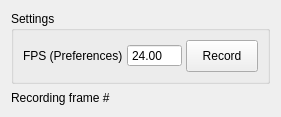
<?xml version="1.0" encoding="UTF-8"?>
<ui version="4.0">
 <class>Form</class>
 <widget class="QWidget" name="Form">
  <property name="geometry">
   <rect>
    <x>0</x>
    <y>0</y>
    <width>277</width>
    <height>117</height>
   </rect>
  </property>
  <property name="windowTitle">
   <string>Form</string>
  </property>
  <layout class="QVBoxLayout" name="verticalLayout">
   <item>
    <widget class="QGroupBox" name="settingsGroupBox">
     <property name="title">
      <string>Settings</string>
     </property>
     <layout class="QVBoxLayout" name="verticalLayout_2">
      <item>
       <widget class="QWidget" name="widget" native="true">
        <layout class="QHBoxLayout" name="horizontalLayout">
         <property name="spacing">
          <number>4</number>
         </property>
         <property name="leftMargin">
          <number>0</number>
         </property>
         <property name="topMargin">
          <number>0</number>
         </property>
         <property name="rightMargin">
          <number>0</number>
         </property>
         <property name="bottomMargin">
          <number>0</number>
         </property>
         <item>
          <widget class="QLabel" name="label">
           <property name="text">
            <string>FPS (Preferences)</string>
           </property>
          </widget>
         </item>
         <item>
          <widget class="QDoubleSpinBox" name="fpsSpinBox">
           <property name="readOnly">
            <bool>true</bool>
           </property>
           <property name="buttonSymbols">
            <enum>QAbstractSpinBox::NoButtons</enum>
           </property>
           <property name="maximum">
            <double>1000.000000000000000</double>
           </property>
           <property name="value">
            <double>24.000000000000000</double>
           </property>
          </widget>
         </item>
         <item>
          <widget class="QPushButton" name="liveButton">
           <property name="minimumSize">
            <size>
             <width>72</width>
             <height>32</height>
            </size>
           </property>
           <property name="maximumSize">
            <size>
             <width>72</width>
             <height>32</height>
            </size>
           </property>
           <property name="text">
            <string>Record</string>
           </property>
           <property name="iconSize">
            <size>
             <width>32</width>
             <height>32</height>
            </size>
           </property>
           <property name="checkable">
            <bool>true</bool>
           </property>
          </widget>
         </item>
        </layout>
       </widget>
      </item>
     </layout>
    </widget>
   </item>
   <item>
    <widget class="QLabel" name="recordLabel">
     <property name="text">
      <string>Recording frame #</string>
     </property>
    </widget>
   </item>
  </layout>
 </widget>
 <resources/>
 <connections/>
</ui>
